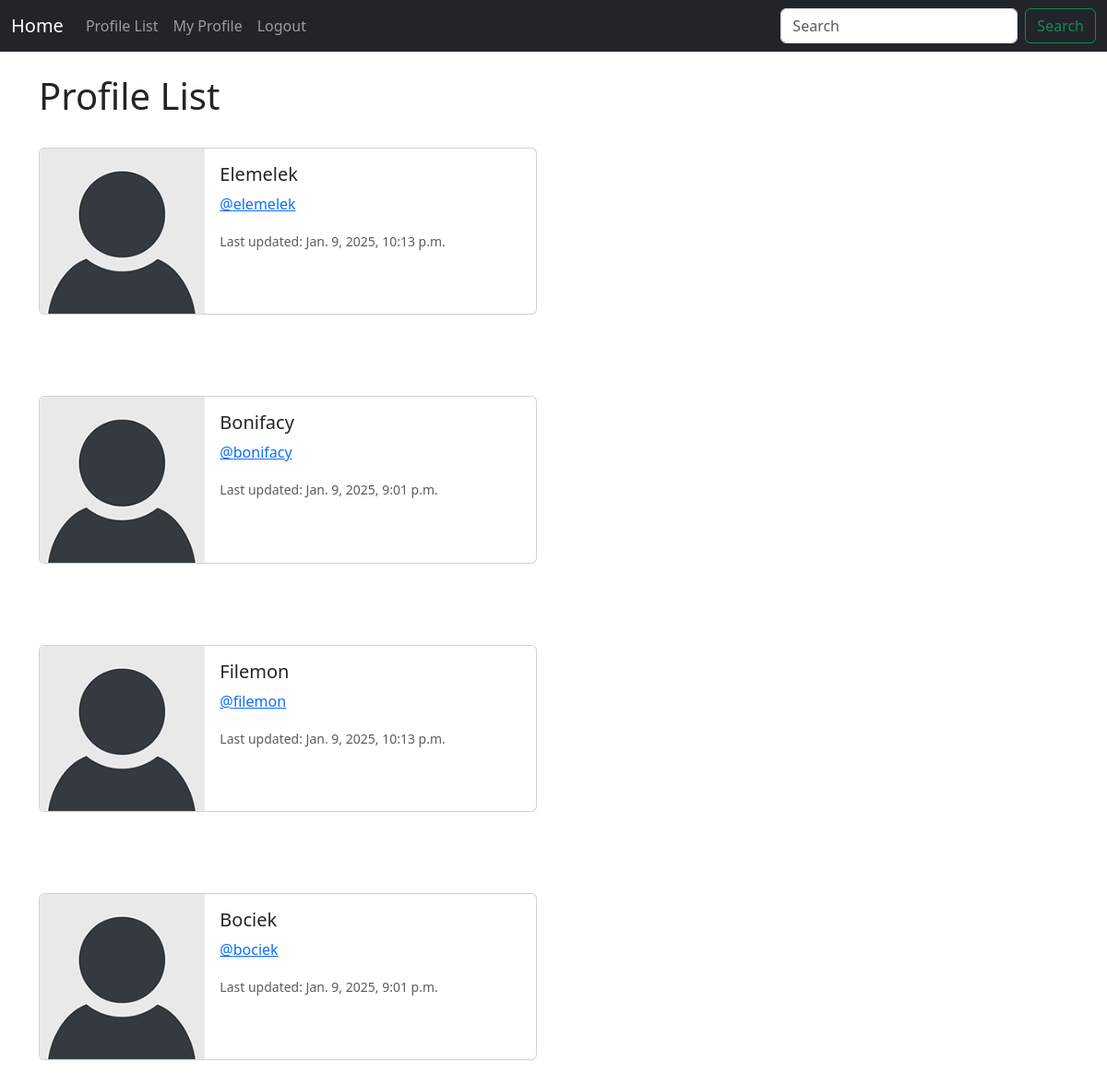
Screenshot of /profile_list/ (signed in) with the database file from the repository.
### cwirek/models.py (models this page shows, shortened)
class Profile(models.Model):
    user = models.OneToOneField(User, on_delete=models.CASCADE)
    follows = models.ManyToManyField("self", related_name="followed_by", symmetrical=False, blank=True)
    date_modified = models.DateTimeField(User, auto_now=True)

### cwirek/views.py (the view)
# urls.py: path('profile_list/', views.profile_list, name="profile_list"),
def profile_list(request):
    if request.user.is_authenticated:
        profiles = Profile.objects.exclude(user=request.user)
        return render(request, 'profile_list.html', {"profiles":profiles})
    else:
        messages.success(request, ("You must be logged in to view this page..."))
        return redirect('home')

### cwirek/templates/profile_list.html
{% extends 'base.html' %}
{% load static %}
{% block content %}
<h1>Profile List</h1>
<br/>
{% if profiles %}
    {% for profile in profiles %}
    <div class="card mb-3" style="max-width: 540px;">
        <div class="row g-0">
          <div class="col-md-4">
            <img src="{% static 'images/default_profile_pic.png' %}" class="img-fluid rounded-start" alt="">
          </div>
          <div class="col-md-8">
            <div class="card-body">
              <h5 class="card-title">{{ profile.user.username}}</h5>
              <p class="card-text"><a href="{% url 'profile' profile.user.id %}">@{{ profile.user.username|lower}}</a></p>
              <p class="card-text"><small class="text-body-secondary">Last updated: {{profile.date_modified}}</small></p>
            </div>
          </div>
        </div>
      </div>
      <br/><br/><br/>
    {% endfor %}
{% endif %}
{% endblock %}

### rows the page displays
Profile: user.username "Elemelek", user.username "elemelek", date_modified "Jan. 9, 2025, 10:13 p.m."
Profile: user.username "Bonifacy", user.username "bonifacy", date_modified "Jan. 9, 2025, 9:01 p.m."
Profile: user.username "Filemon", user.username "filemon", date_modified "Jan. 9, 2025, 10:13 p.m."
Profile: user.username "Bociek", user.username "bociek", date_modified "Jan. 9, 2025, 9:01 p.m."
